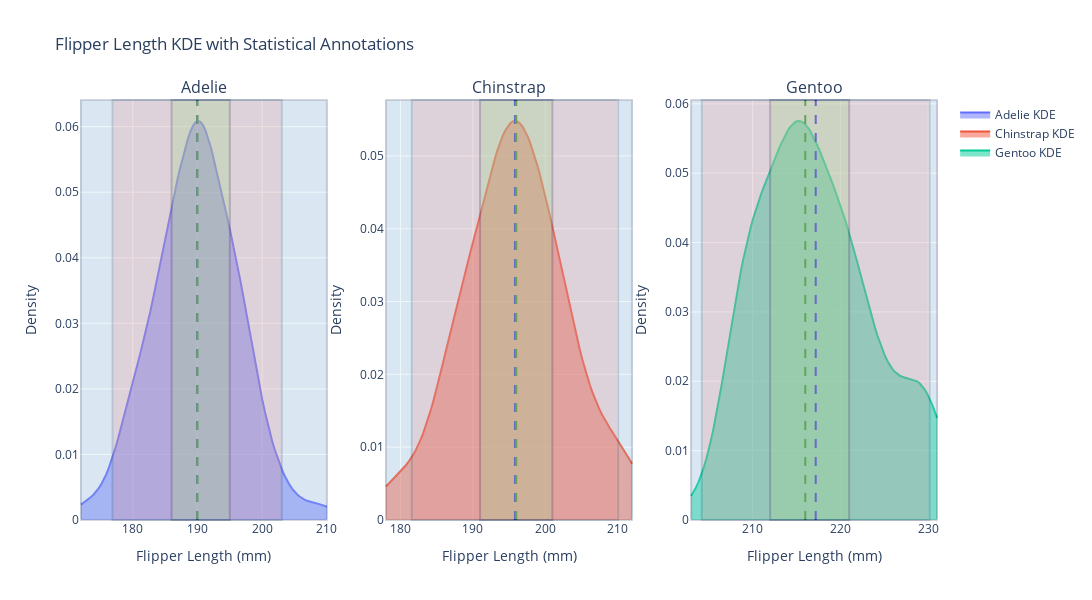

Notebook cell for this chart:
### Markdown cell above
***Question 2***

### Code cell
import plotly.graph_objects as go
import seaborn as sns
from plotly.subplots import make_subplots
from scipy.stats import gaussian_kde
import numpy as np

# Load the penguins dataset from seaborn
df = sns.load_dataset('penguins').dropna(subset=['flipper_length_mm'])

# Function to calculate statistics
def calculate_stats(df, species):
    species_df = df[df['species'] == species]
    flipper_length = species_df['flipper_length_mm'].dropna()
    
    mean_val = flipper_length.mean()
    median_val = flipper_length.median()
    min_val = flipper_length.min()
    max_val = flipper_length.max()
    std_val = flipper_length.std()
    iqr_lower = flipper_length.quantile(0.25)
    iqr_upper = flipper_length.quantile(0.75)
    
    return {
        'mean': mean_val,
        'median': median_val,
        'min': min_val,
        'max': max_val,
        'iqr_lower': iqr_lower,
        'iqr_upper': iqr_upper,
        '2_std_lower': mean_val - 2 * std_val,
        '2_std_upper': mean_val + 2 * std_val,
    }

# Function to create KDE data using gaussian_kde from scipy
def get_kde_data(flipper_length):
    kde = gaussian_kde(flipper_length)
    
    # Define x-axis values for KDE estimation
    x_values = np.linspace(flipper_length.min(), flipper_length.max(), 100)
    
    # Get the density for each x_value
    y_values = kde(x_values)
    
    return x_values, y_values

# Create a Plotly figure with subplots (3 species in a row)
fig = make_subplots(rows=1, cols=3, subplot_titles=df['species'].unique())

# Iterate over each species to create a KDE plot and add location/scale metrics
for i, species in enumerate(df['species'].unique()):
    # Filter data for the species
    species_df = df[df['species'] == species]
    flipper_length = species_df['flipper_length_mm'].dropna()

    # Calculate statistics
    stats = calculate_stats(df, species)
    
    # Get KDE data
    kde_x, kde_y = get_kde_data(flipper_length)
    
    # Add KDE plot as a line plot
    fig.add_trace(go.Scatter(x=kde_x, y=kde_y, fill='tozeroy', name=f'{species} KDE', mode='lines'), row=1, col=i+1)
    
    # Add vertical lines for mean and median
    fig.add_vline(x=stats['mean'], line=dict(color='blue', dash='dash'), row=1, col=i+1)
    fig.add_vline(x=stats['median'], line=dict(color='green', dash='dash'), row=1, col=i+1)
    
    # Add vertical rectangles for range, IQR, and ±2 std
    fig.add_vrect(x0=stats['min'], x1=stats['max'], fillcolor="lightblue", opacity=0.2, row=1, col=i+1)
    fig.add_vrect(x0=stats['iqr_lower'], x1=stats['iqr_upper'], fillcolor="lightgreen", opacity=0.3, row=1, col=i+1)
    fig.add_vrect(x0=stats['2_std_lower'], x1=stats['2_std_upper'], fillcolor="lightcoral", opacity=0.2, row=1, col=i+1)

# Update layout for better presentation
fig.update_layout(height=600, width=1200, title_text="Flipper Length KDE with Statistical Annotations")
fig.update_xaxes(title_text="Flipper Length (mm)")
fig.update_yaxes(title_text="Density")

# Show the plot
fig.show()

### Figure 1 — Plotly figure (JSON) as saved in the notebook; plotly's stock layout.template omitted (floating-point values rounded to 4 significant figures)
{"data": [{"fill": "tozeroy", "mode": "lines", "name": "Adelie KDE", "type": "scatter", "x": [172, 172.4, 172.8, 173.2, 173.5, 173.9, 174.3, 174.7, 175.1, 175.5, 175.8, 176.2, 176.6, 177.0, 177.4, 177.8, 178.1, 178.5, 178.9, 179.3, 179.7, 180.1, 180.4, 180.8, 181.2, 181.6, 182.0, 182.4, 182.7, 183.1, 183.5, 183.9, 184.3, 184.7, 185.1, 185.4, 185.8, 186.2, 186.6, 187.0, 187.4, 187.7, 188.1, 188.5, 188.9, 189.3, 189.7, 190.0, 190.4, 190.8, 191.2, 191.6, 192.0, 192.3, 192.7, 193.1, 193.5, 193.9, 194.3, 194.6, 195.0, 195.4, 195.8, 196.2, 196.6, 196.9, 197.3, 197.7, 198.1, 198.5, 198.9, 199.3, 199.6, 200.0, 200.4, 200.8, 201.2, 201.6, 201.9, 202.3, 202.7, 203.1, 203.5, 203.9, 204.2, 204.6, 205.0, 205.4, 205.8, 206.2, 206.5, 206.9, 207.3, 207.7, 208.1, 208.5, 208.8, 209.2, 209.6, 210], "xaxis": "x", "y": [0.00234, 0.002602, 0.002875, 0.003169, 0.003491, 0.003856, 0.004278, 0.004772, 0.005354, 0.006037, 0.006832, 0.007746, 0.00878, 0.009927, 0.01118, 0.01252, 0.01392, 0.01537, 0.01685, 0.01832, 0.01979, 0.02124, 0.02269, 0.02413, 0.02559, 0.02708, 0.02863, 0.03026, 0.03196, 0.03375, 0.03561, 0.03751, 0.03944, 0.04138, 0.0433, 0.04518, 0.04701, 0.04879, 0.05052, 0.0522, 0.05382, 0.05536, 0.05679, 0.05809, 0.05919, 0.06005, 0.06062, 0.06086, 0.06075, 0.0603, 0.05953, 0.05847, 0.05719, 0.05574, 0.05418, 0.05256, 0.05092, 0.04927, 0.04761, 0.04594, 0.04425, 0.04251, 0.0407, 0.03882, 0.03686, 0.03483, 0.03273, 0.0306, 0.02845, 0.02631, 0.02421, 0.02216, 0.0202, 0.01834, 0.01658, 0.01494, 0.01342, 0.01202, 0.01075, 0.009587, 0.008537, 0.007595, 0.006753, 0.006009, 0.005357, 0.004793, 0.004313, 0.003911, 0.003581, 0.003316, 0.003107, 0.002943, 0.002814, 0.002709, 0.002615, 0.002522, 0.002423, 0.00231, 0.00218, 0.002031], "yaxis": "y"}, {"fill": "tozeroy", "mode": "lines", "name": "Chinstrap KDE", "type": "scatter", "x": [178, 178.3, 178.7, 179.0, 179.4, 179.7, 180.1, 180.4, 180.7, 181.1, 181.4, 181.8, 182.1, 182.5, 182.8, 183.2, 183.5, 183.8, 184.2, 184.5, 184.9, 185.2, 185.6, 185.9, 186.2, 186.6, 186.9, 187.3, 187.6, 188.0, 188.3, 188.6, 189.0, 189.3, 189.7, 190.0, 190.4, 190.7, 191.1, 191.4, 191.7, 192.1, 192.4, 192.8, 193.1, 193.5, 193.8, 194.1, 194.5, 194.8, 195.2, 195.5, 195.9, 196.2, 196.5, 196.9, 197.2, 197.6, 197.9, 198.3, 198.6, 198.9, 199.3, 199.6, 200.0, 200.3, 200.7, 201.0, 201.4, 201.7, 202.0, 202.4, 202.7, 203.1, 203.4, 203.8, 204.1, 204.4, 204.8, 205.1, 205.5, 205.8, 206.2, 206.5, 206.8, 207.2, 207.5, 207.9, 208.2, 208.6, 208.9, 209.3, 209.6, 209.9, 210.3, 210.6, 211.0, 211.3, 211.7, 212], "xaxis": "x2", "y": [0.004596, 0.004949, 0.0053, 0.00565, 0.006002, 0.006358, 0.006725, 0.00711, 0.00752, 0.007967, 0.008459, 0.009009, 0.009625, 0.01032, 0.01109, 0.01196, 0.01291, 0.01395, 0.01508, 0.01629, 0.01756, 0.01889, 0.02027, 0.02167, 0.02309, 0.02452, 0.02595, 0.02736, 0.02875, 0.03013, 0.03149, 0.03284, 0.03418, 0.03551, 0.03683, 0.03816, 0.0395, 0.04084, 0.04219, 0.04353, 0.04486, 0.04618, 0.04746, 0.04868, 0.04985, 0.05093, 0.0519, 0.05276, 0.05348, 0.05405, 0.05447, 0.05471, 0.05479, 0.05469, 0.05442, 0.05399, 0.0534, 0.05268, 0.05182, 0.05084, 0.04976, 0.04859, 0.04735, 0.04603, 0.04465, 0.04323, 0.04176, 0.04025, 0.03871, 0.03715, 0.03558, 0.03399, 0.0324, 0.03082, 0.02926, 0.02772, 0.02623, 0.02478, 0.0234, 0.02208, 0.02084, 0.01968, 0.01861, 0.01762, 0.01671, 0.01589, 0.01513, 0.01445, 0.01381, 0.01323, 0.01267, 0.01214, 0.01162, 0.0111, 0.01058, 0.01004, 0.009492, 0.008923, 0.008338, 0.007738], "yaxis": "y2"}, {"fill": "tozeroy", "mode": "lines", "name": "Gentoo KDE", "type": "scatter", "x": [203, 203.3, 203.6, 203.8, 204.1, 204.4, 204.7, 205.0, 205.3, 205.5, 205.8, 206.1, 206.4, 206.7, 207.0, 207.2, 207.5, 207.8, 208.1, 208.4, 208.7, 208.9, 209.2, 209.5, 209.8, 210.1, 210.4, 210.6, 210.9, 211.2, 211.5, 211.8, 212.1, 212.3, 212.6, 212.9, 213.2, 213.5, 213.7, 214.0, 214.3, 214.6, 214.9, 215.2, 215.4, 215.7, 216.0, 216.3, 216.6, 216.9, 217.1, 217.4, 217.7, 218.0, 218.3, 218.6, 218.8, 219.1, 219.4, 219.7, 220.0, 220.3, 220.5, 220.8, 221.1, 221.4, 221.7, 221.9, 222.2, 222.5, 222.8, 223.1, 223.4, 223.6, 223.9, 224.2, 224.5, 224.8, 225.1, 225.3, 225.6, 225.9, 226.2, 226.5, 226.8, 227.0, 227.3, 227.6, 227.9, 228.2, 228.5, 228.7, 229.0, 229.3, 229.6, 229.9, 230.2, 230.4, 230.7, 231], "xaxis": "x3", "y": [0.003477, 0.004049, 0.004721, 0.005507, 0.006419, 0.00747, 0.008668, 0.01002, 0.01152, 0.01317, 0.01497, 0.01689, 0.01892, 0.02104, 0.02321, 0.02542, 0.02762, 0.02979, 0.03189, 0.03391, 0.03582, 0.03762, 0.03928, 0.04081, 0.04221, 0.0435, 0.04468, 0.04578, 0.0468, 0.04778, 0.04872, 0.04964, 0.05055, 0.05145, 0.05234, 0.05321, 0.05404, 0.05483, 0.05555, 0.05618, 0.05671, 0.05712, 0.0574, 0.05753, 0.05751, 0.05734, 0.05704, 0.0566, 0.05605, 0.0554, 0.05468, 0.05388, 0.05304, 0.05216, 0.05126, 0.05034, 0.0494, 0.04845, 0.04747, 0.04648, 0.04544, 0.04438, 0.04327, 0.04211, 0.04091, 0.03966, 0.03837, 0.03704, 0.03569, 0.03432, 0.03296, 0.0316, 0.03028, 0.029, 0.02777, 0.02662, 0.02555, 0.02458, 0.02372, 0.02296, 0.02232, 0.02179, 0.02137, 0.02105, 0.02082, 0.02065, 0.02055, 0.02047, 0.0204, 0.02032, 0.02019, 0.01999, 0.01972, 0.01934, 0.01885, 0.01824, 0.01751, 0.01668, 0.01574, 0.01471], "yaxis": "y3"}], "layout": {"annotations": [{"font": {"size": 16}, "showarrow": false, "text": "Adelie", "x": 0.1444, "xanchor": "center", "xref": "paper", "y": 1, "yanchor": "bottom", "yref": "paper"}, {"font": {"size": 16}, "showarrow": false, "text": "Chinstrap", "x": 0.5, "xanchor": "center", "xref": "paper", "y": 1, "yanchor": "bottom", "yref": "paper"}, {"font": {"size": 16}, "showarrow": false, "text": "Gentoo", "x": 0.8556, "xanchor": "center", "xref": "paper", "y": 1, "yanchor": "bottom", "yref": "paper"}], "height": 600, "shapes": [{"line": {"color": "blue", "dash": "dash"}, "type": "line", "x0": 190.0, "x1": 190.0, "xref": "x", "y0": 0, "y1": 1, "yref": "y domain"}, {"line": {"color": "green", "dash": "dash"}, "type": "line", "x0": 190, "x1": 190, "xref": "x", "y0": 0, "y1": 1, "yref": "y domain"}, {"fillcolor": "lightblue", "opacity": 0.2, "type": "rect", "x0": 172, "x1": 210, "xref": "x", "y0": 0, "y1": 1, "yref": "y domain"}, {"fillcolor": "lightgreen", "opacity": 0.3, "type": "rect", "x0": 186, "x1": 195, "xref": "x", "y0": 0, "y1": 1, "yref": "y domain"}, {"fillcolor": "lightcoral", "opacity": 0.2, "type": "rect", "x0": 176.9, "x1": 203.0, "xref": "x", "y0": 0, "y1": 1, "yref": "y domain"}, {"line": {"color": "blue", "dash": "dash"}, "type": "line", "x0": 195.8, "x1": 195.8, "xref": "x2", "y0": 0, "y1": 1, "yref": "y2 domain"}, {"line": {"color": "green", "dash": "dash"}, "type": "line", "x0": 196, "x1": 196, "xref": "x2", "y0": 0, "y1": 1, "yref": "y2 domain"}, {"fillcolor": "lightblue", "opacity": 0.2, "type": "rect", "x0": 178, "x1": 212, "xref": "x2", "y0": 0, "y1": 1, "yref": "y2 domain"}, {"fillcolor": "lightgreen", "opacity": 0.3, "type": "rect", "x0": 191, "x1": 201, "xref": "x2", "y0": 0, "y1": 1, "yref": "y2 domain"}, {"fillcolor": "lightcoral", "opacity": 0.2, "type": "rect", "x0": 181.6, "x1": 210.1, "xref": "x2", "y0": 0, "y1": 1, "yref": "y2 domain"}, {"line": {"color": "blue", "dash": "dash"}, "type": "line", "x0": 217.2, "x1": 217.2, "xref": "x3", "y0": 0, "y1": 1, "yref": "y3 domain"}, {"line": {"color": "green", "dash": "dash"}, "type": "line", "x0": 216, "x1": 216, "xref": "x3", "y0": 0, "y1": 1, "yref": "y3 domain"}, {"fillcolor": "lightblue", "opacity": 0.2, "type": "rect", "x0": 203, "x1": 231, "xref": "x3", "y0": 0, "y1": 1, "yref": "y3 domain"}, {"fillcolor": "lightgreen", "opacity": 0.3, "type": "rect", "x0": 212, "x1": 221, "xref": "x3", "y0": 0, "y1": 1, "yref": "y3 domain"}, {"fillcolor": "lightcoral", "opacity": 0.2, "type": "rect", "x0": 204.2, "x1": 230.2, "xref": "x3", "y0": 0, "y1": 1, "yref": "y3 domain"}], "title": {"text": "Flipper Length KDE with Statistical Annotations"}, "width": 1200, "xaxis": {"anchor": "y", "domain": [0, 0.2889], "title": {"text": "Flipper Length (mm)"}}, "xaxis2": {"anchor": "y2", "domain": [0.3556, 0.6444], "title": {"text": "Flipper Length (mm)"}}, "xaxis3": {"anchor": "y3", "domain": [0.7111, 1], "title": {"text": "Flipper Length (mm)"}}, "yaxis": {"anchor": "x", "domain": [0, 1], "title": {"text": "Density"}}, "yaxis2": {"anchor": "x2", "domain": [0, 1], "title": {"text": "Density"}}, "yaxis3": {"anchor": "x3", "domain": [0, 1], "title": {"text": "Density"}}}}
